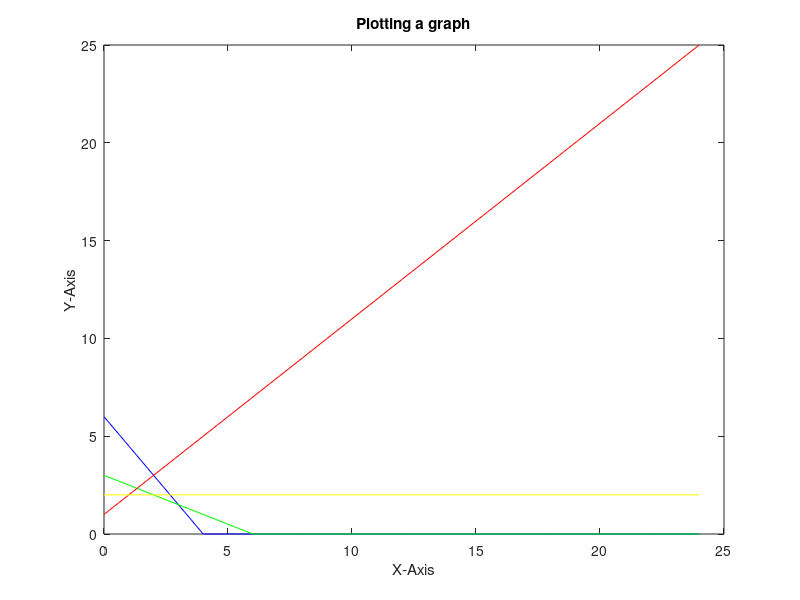

This figure's MATLAB source:
clc
clear All

obj=[5 4];                                                              %objectives
cons=[6 4 ; 1 2; -1 1; 0 1;  1 0; 0 1 ];                                %constraints LHS
rhs=[24 ; 6 ; 1 ; 2 ; 0 ; 0]                                            %constraints RHS




%PLOTTING THE GREAPH

x1=0:2:max(rhs);                                                        %start:gap:end
x21=(rhs(1)-cons(1,1)*x1)/cons(1,2);
x22=(rhs(2)-cons(2,1)*x1)/cons(2,2);
x23=(rhs(3)-cons(3,1)*x1)/cons(3,2);
x24=(rhs(4)-cons(4,1)*x1)/cons(4,2);

x21=max(0,x21);
x22=max(0,x22);
x23=max(0,x23);
x24=max(0,x24);

plot(x1,x21,'b',x1,x22,'g',x1,x23,'r',x1,x24,'y');
title('Plotting a graph');
xlabel('X-Axis');
ylabel('Y-Axis');






%FINDING THE INTERSECTION

sol=[];
for i=1:6
    A1=cons(i,:);
    B1=rhs(i,:);
    
    for j=i+1:6
        A2=cons(j,:);
        B2=rhs(j,:);
        
        A3=[A1;A2];
        B3=[B1;B2];
        X=inv(A3)*B3;
        sol=[sol X];
    end
end






% Finding the feasible solution
% which satisfies the constraints 
% will find those points which satisfies the opposite of constarint and delete em



x1=sol(1,:);
x2=sol(2,:);
Y1=find(6*x1+4*x2-24>0);
sol(:,Y1)=[];

x1=sol(1,:);
x2=sol(2,:);
Y1=find(x1+2*x2>6);
sol(:,Y1)=[];

x1=sol(1,:);
x2=sol(2,:);
Y1=find(-x1+x2>1);
sol(:,Y1)=[];


x1=sol(1,:);
x2=sol(2,:);
Y1=find(x2>2);
sol(:,Y1)=[];


x1=sol(1,:);
x2=sol(2,:);
Y1=find(x1<0);
sol(:,Y1)=[];


x1=sol(1,:);
x2=sol(2,:);
Y1=find(x2<0);
sol(:,Y1)=[];







%Finding OPTIMAL SOLUTION
x1=sol(1,:);
x2=sol(2,:);
var=5*x1+4*x2;         % objective fnxn
[X,Y]=max(var);
optimalSol=sol(:,Y);







